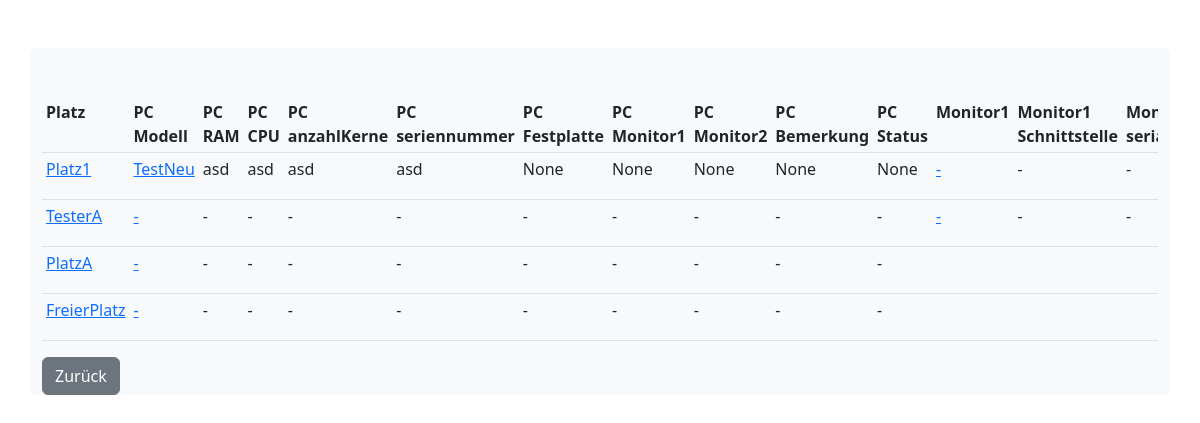
Before: /itinventory/platzviewFilterGesamt/ with the older database file.
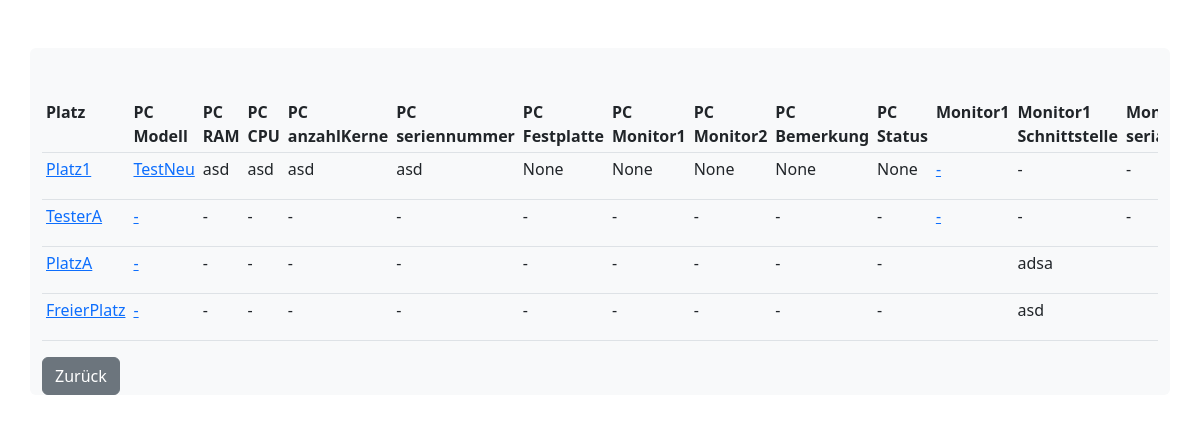
After: the same page with the newer database file.
### itinventory/models.py (models this page shows)
class Platz(models.Model):
  bezeichnung = models.CharField(max_length=50, null=True)
  room = models.ForeignKey(Rooms, on_delete=models.CASCADE,null=True,default=None, related_name='Room')
  pc = models.ForeignKey(Pcs, on_delete=models.CASCADE, default=None,null=True)
  monitor1 = models.ForeignKey(Monitor,on_delete=models.CASCADE, related_name='Monitor1', default=None,null=True)
  monitor2 = models.ForeignKey(Monitor,on_delete=models.CASCADE, related_name='Monitor2', default=None,null=True)
  bemaerkung = models.CharField(max_length=300,default=None, null=True, blank=True)
  tastatur = models.BooleanField(default=False,null=True)
  maus = models.BooleanField(default=False,null=True)

class Pcs(models.Model):
    modell = models.CharField(max_length=255)
    RAM = models.CharField(max_length=255)
    CPU = models.CharField(max_length=255)
    anzahlkerne = models.CharField(max_length=255)
    festplatte = models.CharField(max_length=255, null=True)
    serialnummer = models.CharField(max_length=50,default=None, null=True, blank=True)
    monitor1 = models.CharField(max_length=50,default=None, null=True, blank=True)
    monitor2 = models.CharField(max_length=50,default=None, null=True, blank=True)
    bemaerkung = models.CharField(max_length=300,default=None, null=True, blank=True)
    status = models.CharField(max_length=100,default=None, null=True, blank=True)

class Monitor(models.Model):
    schnittstelle = models.CharField(max_length=255)
    serialnummer = models.CharField(max_length=55,default=None, null=True, blank=True)
    bemaerkung = models.CharField(max_length=300,default=None, null=True, blank=True)
    status = models.CharField(max_length=100,default=None, null=True, blank=True)

### itinventory/views.py (the view)
# urls.py: path('platzviewFilterGesamt/', views.platzviewFilterGesamt, name='platzviewFilterGesamt'),
def platzviewFilterGesamt(request):
    myplaetze = Platz.objects.filter().select_related()
    template = loader.get_template('platzAll.html')
    context = {
        'myplaetze': myplaetze,
    }
    return HttpResponse(template.render(context, request))

### itinventory/templates/platzAll.html (shortened to what this page needs)
<!doctype html>
<html lang="en">
<head>
  <link href="https://cdn.jsdelivr.net/npm/bootstrap@5.2.2/dist/css/bootstrap.min.css" rel="stylesheet"
>
</head>
<body>
  <div class="container bg-light rounded my-5">
    <div class="row">
      <div class="col-12">
        <div class="table-responsive">
          <table class="table table-sm">
            <tr>
              <th>Platz</th>
              <th>PC Modell</th>
              <th>PC RAM</th>
              <th>PC CPU</th>
              <th>PC anzahlKerne</th>
              <th>PC seriennummer</th>
              <th>PC Festplatte</th>
              <th>PC Monitor1</th>
              <th>PC Monitor2</th>
              <th>PC Bemerkung</th>
              <th>PC Status</th>
              <th>Monitor1</th>
              <th>Monitor1 Schnittstelle</th>
              <th>Monitor1 serialnummer</th>
            </tr>
            {% for line in myplaetze %}
            <tr>
              <td><a href="/itinventory/updatePlatz/{{ line.id }}">
                {% if line.bezeichnung == None %}-{%else%}{{ line.bezeichnung }}{% endif%}
              </a></td>
              <td><a href="/itinventory/updatePlatzPC/{{ line.id }}">
                {% if line.pc.modell == None %}-{%else%}{{ line.pc.modell }}{% endif%}
              </a></td>
              <td>{{ line.pc.RAM }}</td>
              <td>{{ line.pc.CPU }}</td>
              <td>{{ line.pc.anzahlkerne }}</td>
              <td>{{ line.pc.festplatte }}</td>
              <td>{{ line.pc.serialnummer }}</td>
              <td>{{ line.pc.monitor1 }}</td>
              <td>{{ line.pc.monitor2 }}</td>
              <td>{{ line.pc.bemaerkung }}</td>
              <td>{{ line.pc.status }}</td>
              <td><a href="/itinventory/updatePlatzMonitor1/{{ line.id }}">{{ line.monitor1.serialnummer }}</a></td>
              <td>{{ line.monitor1.schnittstelle}}</td>
              <td>{{ line.monitor1.serialnummer}}</td>
            </tr>
            {% endfor %}
          </table>
        </div>
        <a href="/itinventory" class="btn btn-secondary">Zurück</a>
      </div>
    </div>
  </div>
</body>
</html>

Changed rows visible on the page:
changed Platz "PlatzA": monitor1.schnittstelle (not shown) → "adsa"
changed Platz "FreierPlatz": monitor1.schnittstelle (not shown) → "asd"
